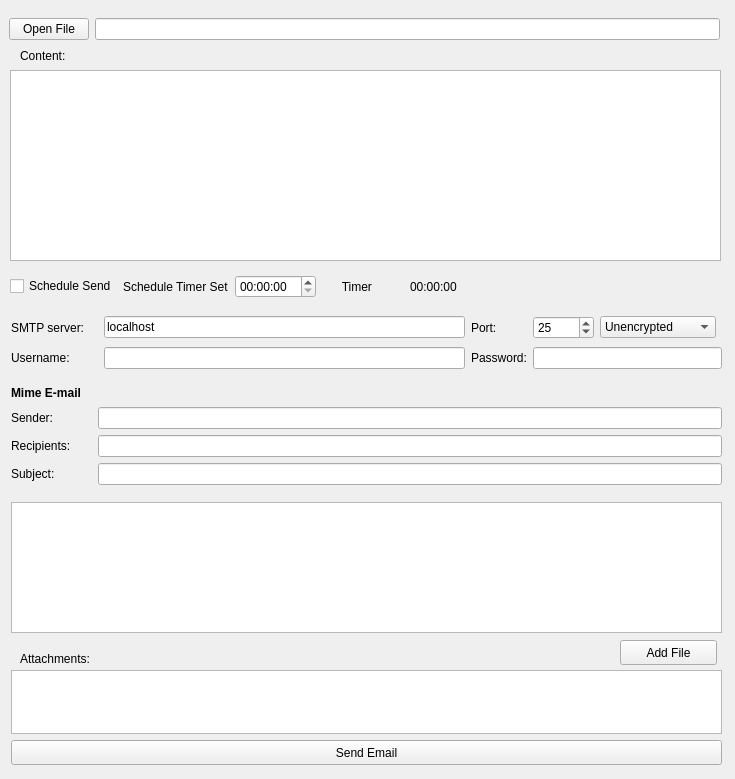
<?xml version="1.0" encoding="UTF-8"?>
<ui version="4.0">
 <class>SendEmail</class>
 <widget class="QWidget" name="SendEmail">
  <property name="geometry">
   <rect>
    <x>0</x>
    <y>0</y>
    <width>735</width>
    <height>779</height>
   </rect>
  </property>
  <property name="windowTitle">
   <string>Form</string>
  </property>
  <widget class="QLabel" name="label_3">
   <property name="geometry">
    <rect>
     <x>20</x>
     <y>650</y>
     <width>75</width>
     <height>17</height>
    </rect>
   </property>
   <property name="text">
    <string>Attachments:</string>
   </property>
  </widget>
  <widget class="QListWidget" name="attachments">
   <property name="geometry">
    <rect>
     <x>11</x>
     <y>670</y>
     <width>711</width>
     <height>64</height>
    </rect>
   </property>
   <property name="maximumSize">
    <size>
     <width>16777215</width>
     <height>64</height>
    </size>
   </property>
  </widget>
  <widget class="QLabel" name="label_7">
   <property name="geometry">
    <rect>
     <x>11</x>
     <y>384</y>
     <width>74</width>
     <height>17</height>
    </rect>
   </property>
   <property name="font">
    <font>
     <bold>true</bold>
    </font>
   </property>
   <property name="text">
    <string>Mime E-mail</string>
   </property>
  </widget>
  <widget class="QPushButton" name="sendEmail">
   <property name="geometry">
    <rect>
     <x>11</x>
     <y>740</y>
     <width>711</width>
     <height>25</height>
    </rect>
   </property>
   <property name="text">
    <string>Send Email</string>
   </property>
  </widget>
  <widget class="QTextEdit" name="texteditor">
   <property name="geometry">
    <rect>
     <x>11</x>
     <y>502</y>
     <width>711</width>
     <height>131</height>
    </rect>
   </property>
   <property name="textInteractionFlags">
    <set>Qt::TextInteractionFlag::LinksAccessibleByKeyboard|Qt::TextInteractionFlag::LinksAccessibleByMouse|Qt::TextInteractionFlag::TextBrowserInteraction|Qt::TextInteractionFlag::TextEditable|Qt::TextInteractionFlag::TextEditorInteraction|Qt::TextInteractionFlag::TextSelectableByKeyboard|Qt::TextInteractionFlag::TextSelectableByMouse</set>
   </property>
  </widget>
  <widget class="QPushButton" name="addAttachment">
   <property name="geometry">
    <rect>
     <x>620</x>
     <y>640</y>
     <width>97</width>
     <height>25</height>
    </rect>
   </property>
   <property name="minimumSize">
    <size>
     <width>97</width>
     <height>0</height>
    </size>
   </property>
   <property name="maximumSize">
    <size>
     <width>97</width>
     <height>16777215</height>
    </size>
   </property>
   <property name="text">
    <string>Add File</string>
   </property>
  </widget>
  <widget class="QLabel" name="label_12">
   <property name="geometry">
    <rect>
     <x>20</x>
     <y>47</y>
     <width>47</width>
     <height>17</height>
    </rect>
   </property>
   <property name="text">
    <string>Content:</string>
   </property>
  </widget>
  <widget class="QTextBrowser" name="utextBrowser">
   <property name="geometry">
    <rect>
     <x>10</x>
     <y>70</y>
     <width>711</width>
     <height>191</height>
    </rect>
   </property>
  </widget>
  <widget class="QWidget" name="layoutWidget">
   <property name="geometry">
    <rect>
     <x>11</x>
     <y>314</y>
     <width>711</width>
     <height>59</height>
    </rect>
   </property>
   <layout class="QGridLayout" name="gridLayout">
    <item row="1" column="2">
     <widget class="QLabel" name="label_2">
      <property name="minimumSize">
       <size>
        <width>34</width>
        <height>17</height>
       </size>
      </property>
      <property name="maximumSize">
       <size>
        <width>34</width>
        <height>17</height>
       </size>
      </property>
      <property name="text">
       <string>Port:</string>
      </property>
     </widget>
    </item>
    <item row="2" column="2">
     <widget class="QLabel" name="label_6">
      <property name="text">
       <string>Password:</string>
      </property>
     </widget>
    </item>
    <item row="1" column="3">
     <widget class="QSpinBox" name="port">
      <property name="minimum">
       <number>1</number>
      </property>
      <property name="maximum">
       <number>99999</number>
      </property>
      <property name="value">
       <number>25</number>
      </property>
     </widget>
    </item>
    <item row="1" column="0">
     <widget class="QLabel" name="label">
      <property name="minimumSize">
       <size>
        <width>87</width>
        <height>17</height>
       </size>
      </property>
      <property name="maximumSize">
       <size>
        <width>87</width>
        <height>17</height>
       </size>
      </property>
      <property name="text">
       <string>SMTP server:</string>
      </property>
     </widget>
    </item>
    <item row="1" column="1">
     <widget class="QLineEdit" name="host">
      <property name="text">
       <string>localhost</string>
      </property>
     </widget>
    </item>
    <item row="2" column="3" colspan="3">
     <widget class="QLineEdit" name="password">
      <property name="echoMode">
       <enum>QLineEdit::EchoMode::Password</enum>
      </property>
     </widget>
    </item>
    <item row="1" column="4">
     <widget class="QComboBox" name="security">
      <item>
       <property name="text">
        <string>Unencrypted</string>
       </property>
      </item>
      <item>
       <property name="text">
        <string>SSL</string>
       </property>
      </item>
      <item>
       <property name="text">
        <string>TLS/STARTTLS</string>
       </property>
      </item>
     </widget>
    </item>
    <item row="2" column="0">
     <widget class="QLabel" name="label_5">
      <property name="text">
       <string>Username:</string>
      </property>
     </widget>
    </item>
    <item row="2" column="1">
     <widget class="QLineEdit" name="username"/>
    </item>
   </layout>
  </widget>
  <widget class="QWidget" name="layoutWidget">
   <property name="geometry">
    <rect>
     <x>11</x>
     <y>407</y>
     <width>711</width>
     <height>89</height>
    </rect>
   </property>
   <layout class="QFormLayout" name="formLayout">
    <item row="0" column="0">
     <widget class="QLabel" name="label_8">
      <property name="minimumSize">
       <size>
        <width>81</width>
        <height>0</height>
       </size>
      </property>
      <property name="maximumSize">
       <size>
        <width>81</width>
        <height>16777215</height>
       </size>
      </property>
      <property name="text">
       <string>Sender:</string>
      </property>
     </widget>
    </item>
    <item row="0" column="1">
     <widget class="QLineEdit" name="sender"/>
    </item>
    <item row="1" column="0">
     <widget class="QLabel" name="label_9">
      <property name="minimumSize">
       <size>
        <width>81</width>
        <height>0</height>
       </size>
      </property>
      <property name="maximumSize">
       <size>
        <width>81</width>
        <height>16777215</height>
       </size>
      </property>
      <property name="text">
       <string>Recipients:</string>
      </property>
     </widget>
    </item>
    <item row="1" column="1">
     <widget class="QLineEdit" name="recipients"/>
    </item>
    <item row="2" column="0">
     <widget class="QLabel" name="label_10">
      <property name="minimumSize">
       <size>
        <width>81</width>
        <height>0</height>
       </size>
      </property>
      <property name="maximumSize">
       <size>
        <width>81</width>
        <height>16777215</height>
       </size>
      </property>
      <property name="text">
       <string>Subject:</string>
      </property>
     </widget>
    </item>
    <item row="2" column="1">
     <widget class="QLineEdit" name="subject"/>
    </item>
   </layout>
  </widget>
  <widget class="QWidget" name="layoutWidget">
   <property name="geometry">
    <rect>
     <x>9</x>
     <y>14</y>
     <width>711</width>
     <height>31</height>
    </rect>
   </property>
   <layout class="QHBoxLayout" name="horizontalLayout">
    <item>
     <widget class="QPushButton" name="openFile">
      <property name="text">
       <string>Open File</string>
      </property>
     </widget>
    </item>
    <item>
     <widget class="QLineEdit" name="uFilePath"/>
    </item>
   </layout>
  </widget>
  <widget class="QWidget" name="layoutWidget">
   <property name="geometry">
    <rect>
     <x>10</x>
     <y>271</y>
     <width>481</width>
     <height>31</height>
    </rect>
   </property>
   <layout class="QHBoxLayout" name="horizontalLayout_2">
    <item>
     <widget class="QCheckBox" name="checkBox">
      <property name="text">
       <string>Schedule Send</string>
      </property>
     </widget>
    </item>
    <item>
     <widget class="QLabel" name="ScheduleTimer">
      <property name="text">
       <string>Schedule Timer Set</string>
      </property>
     </widget>
    </item>
    <item>
     <widget class="QTimeEdit" name="utimeEdit">
      <property name="displayFormat">
       <string>HH:mm:ss</string>
      </property>
     </widget>
    </item>
    <item>
     <widget class="QLabel" name="label_11">
      <property name="text">
       <string>      Timer</string>
      </property>
     </widget>
    </item>
    <item>
     <widget class="QLabel" name="label_4">
      <property name="text">
       <string>00:00:00</string>
      </property>
     </widget>
    </item>
   </layout>
  </widget>
  <zorder>layoutWidget</zorder>
  <zorder>layoutWidget</zorder>
  <zorder>layoutWidget</zorder>
  <zorder>layoutWidget</zorder>
  <zorder>label_3</zorder>
  <zorder>attachments</zorder>
  <zorder>label_7</zorder>
  <zorder>sendEmail</zorder>
  <zorder>texteditor</zorder>
  <zorder>addAttachment</zorder>
  <zorder>label_12</zorder>
  <zorder>utextBrowser</zorder>
 </widget>
 <resources/>
 <connections/>
</ui>
